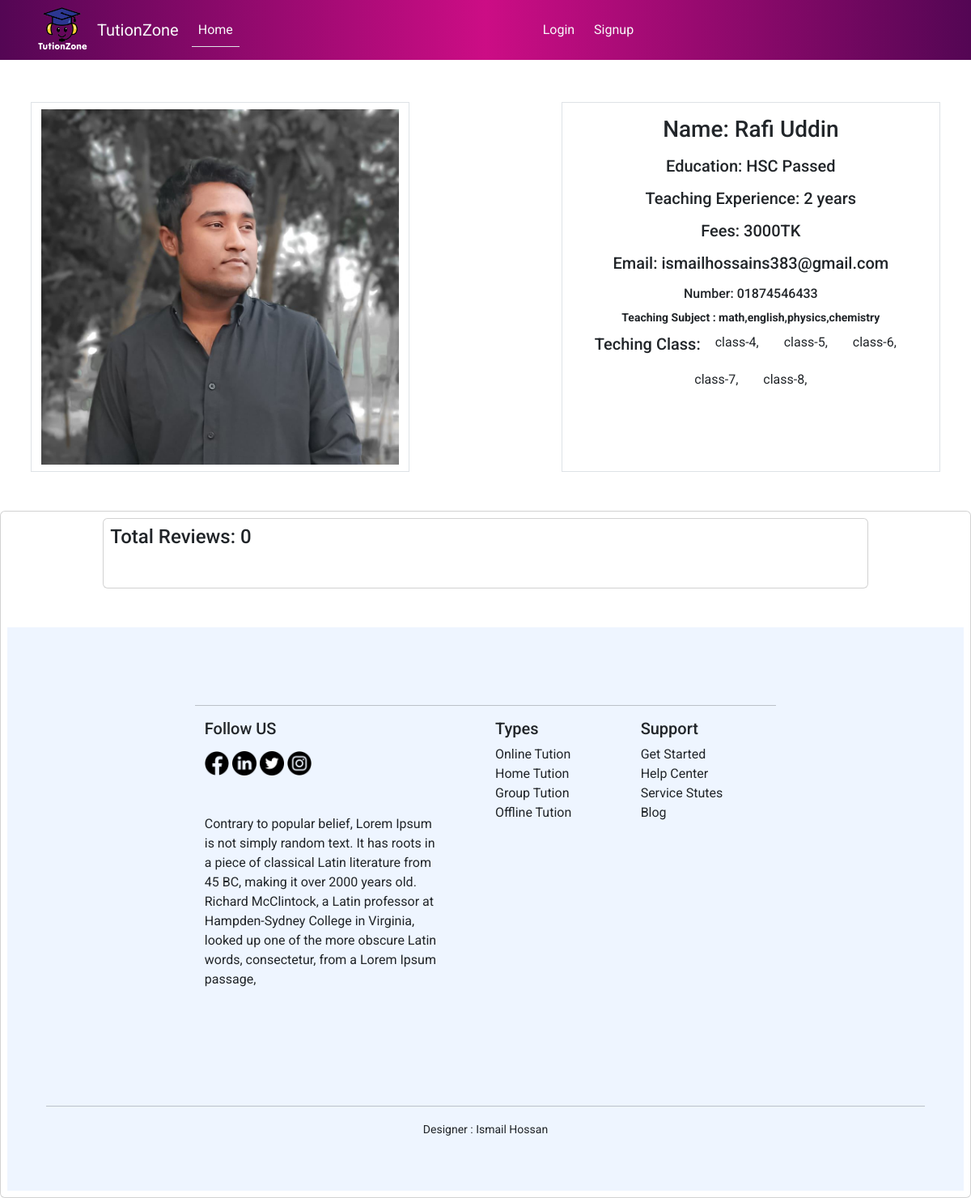
The page /tution/details/5/ on the database its author committed.
### tution/models.py (models this page shows, shortened)
class AddTutors(models.Model):
    user = models.ForeignKey(User,on_delete =models.CASCADE,related_name ='tutor')
    name =models.CharField(max_length=50)
    image = models.ImageField(upload_to="tution/image/")
    class_category = models.ManyToManyField(CategoryByClasses)
    education = models.CharField(max_length=100)
    teaching_experience = models.CharField(max_length =20)
    fee =models.CharField(max_length=10)
    subject = models.CharField(max_length=50)
    number =models.CharField(max_length=12)

### categorybyclasses/models.py (models this page shows, shortened)
class CategoryByClasses(models.Model):
    name = models.CharField(max_length =30)
    slug = models.SlugField(max_length =40)

### tution/views.py (the view)
# urls.py: path('details/<int:id>/',views.tutorDetails, name='details'),
def tutorDetails(request,id):
    tutors =AddTutors.objects.get(pk=id)
    review = tutors.reviews.all()
    return render(request,'tutor_detail/details.html',{'tution':tutors ,"review":review})

### tution/templates/tutor_detail/details.html (shortened to what this page needs)
{% extends "base.html" %}
{% block content %}
{% load static %}
{% load crispy_forms_tags %}
 <div class="container text-center mb-5">
    <div class="row g-2 justify-content-between  mt-5">
      <div class="col-5 border">
        <div class="p-2">
            <img style="" src="{{ tution.image.url }}" class="card-img-top" alt="car-image">
        </div>
      </div>
      <div class="col-5 border">
        <div class="p-2">
            <h3 class="card-title p-2">Name: {{ tution.name}}</h3>
            <h3 class="card-title h5 p-2">Education: {{ tution.education}}</h3>
            <h5 class="card-title p-2">Teaching Experience: {{ tution.teaching_experience}}</h5>
            <h5 class="card-title p-2">Fees: {{ tution.fee}}TK</h5>
            <h5 class="card-title p-2">Email: {{ tution.user.email}}</h5>
            <h6 class="card-title p-2">Number: {{ tution.number}}</h6>
            <small> <b> Teaching Subject : {{tution.subject}} </b></small>
            <br>
            <h5>Teching Class:
              {% for category in tution.class_category.all %}
              <a class='btn h6 '>{{category.name}},</a>
              {% endfor %}
            </h5>
        </div>
      </div>
    </div>
  </div>
<div  class="card  p-2">
  <div style="width:80%; margin:auto;" class="card  p-2">
      <h4>Total Reviews: {{ review|length }}</h4>
      <div class="card-body">
      </div>
  </div>
{% endblock content %}

### static/style.css (style rules this page uses)
body { margin: 0; padding: 0; }

### templates/base.html (style rules this page uses)
body { font-family: 'Montserrat', sans-serif; font-family: 'Roboto', sans-serif; }

### rows shown on the page
AddTutors: image (picture), name "Rafi Uddin", education "HSC Passed", teaching_experience "2 years", fee "3000", user.email "ismailhossains383@gmail.com", number "01874546433", subject "math,english,physics,chemistry"
CategoryByClasses: name "class-4"
CategoryByClasses: name "class-5"
CategoryByClasses: name "class-6"
CategoryByClasses: name "class-7"
CategoryByClasses: name "class-8"

### other values the page prints
{{ review|length }} "0"
